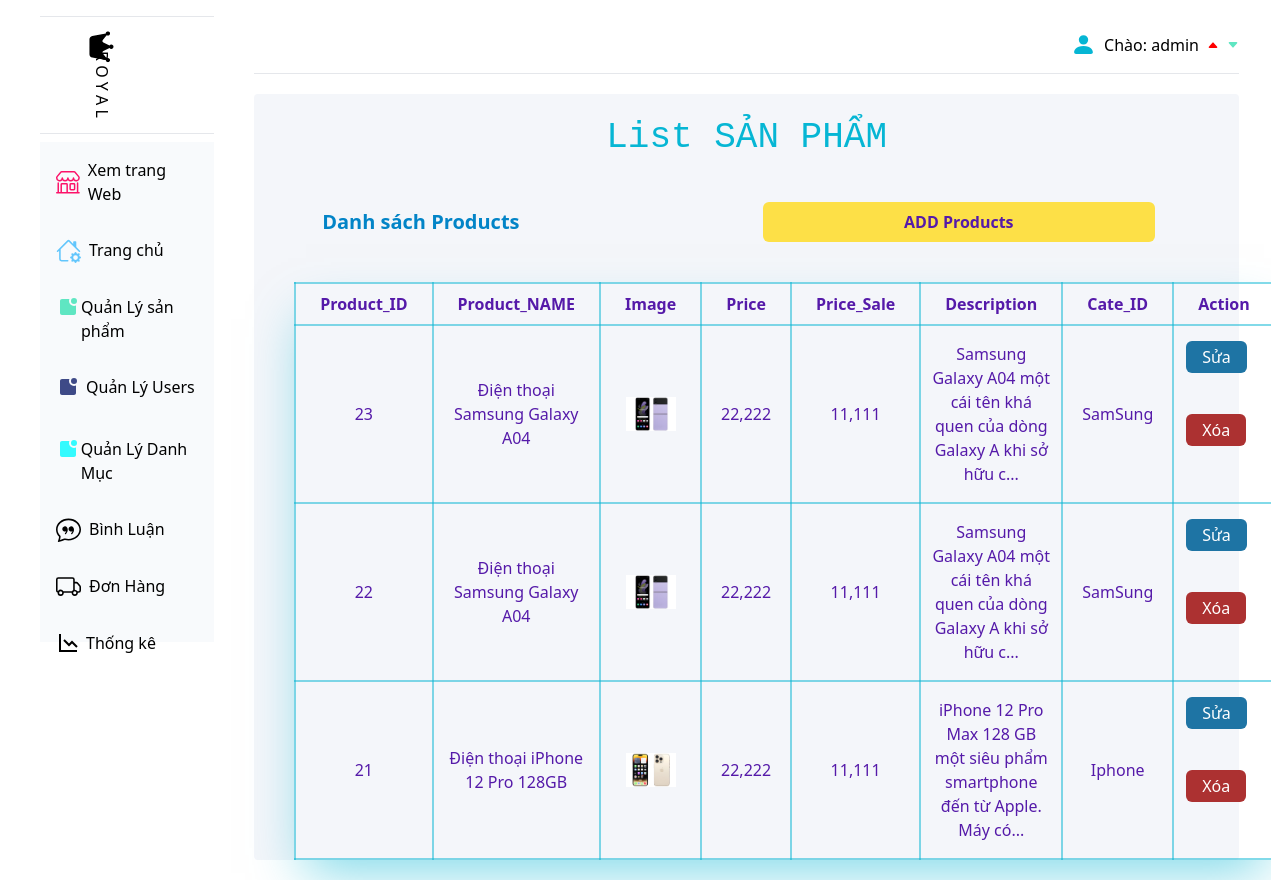
/admin/index.php?act=listsp (signed in), run on an earlier commit of the app's database.
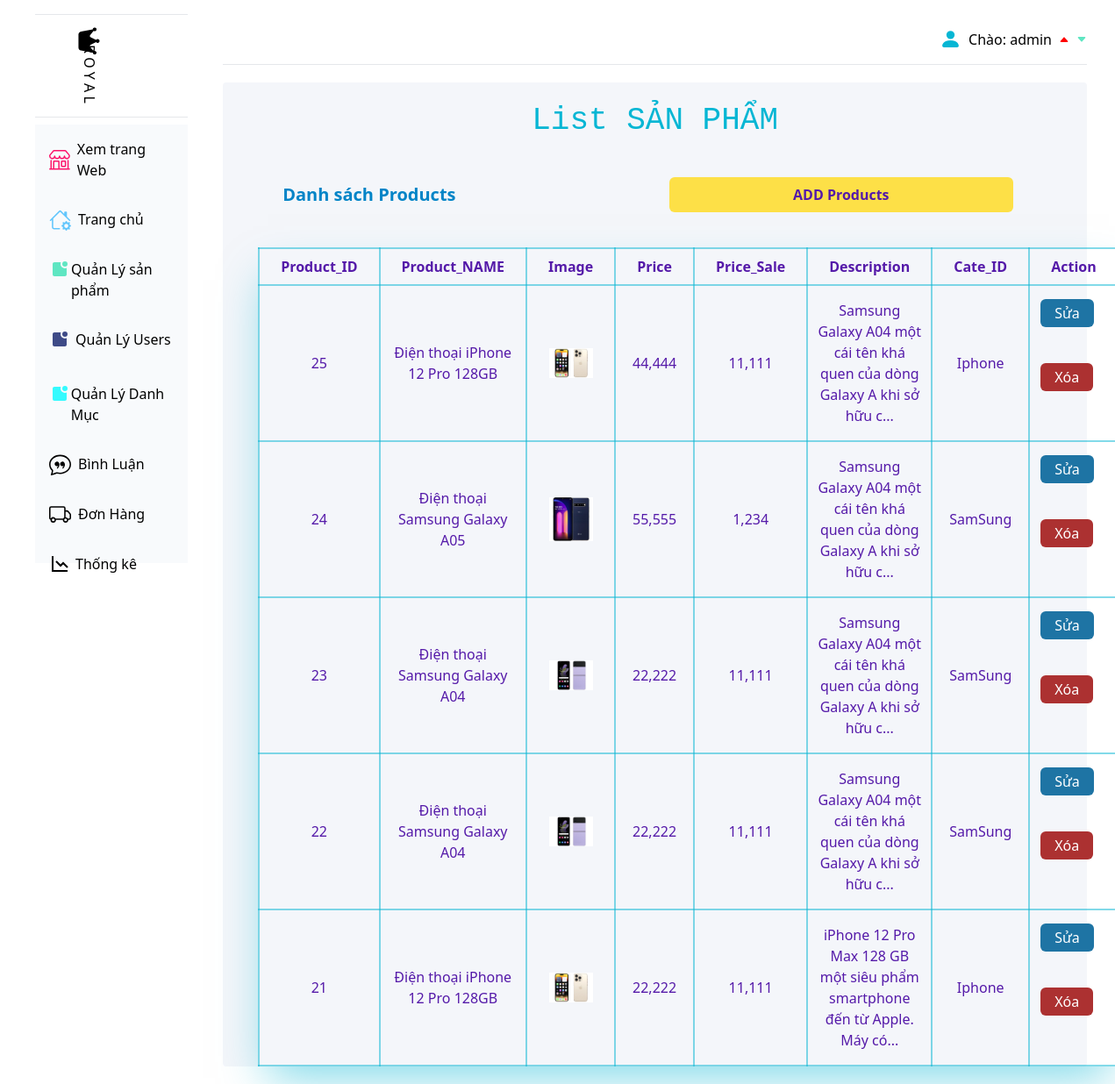
And on a later commit of the database.
### tables this page shows
CREATE TABLE `product` (
  `id` int(11) NOT NULL,
  `id_categories` int(11) DEFAULT NULL,
  `product_name` varchar(255) DEFAULT NULL,
  `product_price` varchar(255) DEFAULT NULL,
  `product_price_sale` varchar(255) DEFAULT NULL,
  `description` text DEFAULT NULL,
  `origin` varchar(255) DEFAULT NULL,
  `image` varchar(255) DEFAULT NULL,
  `image2` varchar(255) DEFAULT NULL,
  `image3` varchar(255) DEFAULT NULL,
  `view` int(11) DEFAULT NULL
);

CREATE TABLE `categories` (
  `id` int(11) NOT NULL,
  `categories_name` varchar(255) DEFAULT NULL,
  `image` varchar(255) DEFAULT NULL
);

### guest/pdo.php (called while the page is built, shortened)
<?php
function pdo_get_connection()
{
    $dburl = "mysql:host=localhost;dbname=duan1;charset=utf8";
    $username = 'root';
    $password = '';
    $conn = new PDO($dburl, $username, $password);
    $conn->setAttribute(PDO::ATTR_ERRMODE, PDO::ERRMODE_EXCEPTION);
    return $conn;
}
function pdo_query($sql)
{
    $sql_args = array_slice(func_get_args(), 1);
    try {
        $conn = pdo_get_connection();
        $stmt = $conn->prepare($sql);
        $stmt->execute($sql_args);
        $rows = $stmt->fetchAll();
        return $rows;
    } catch (PDOException $e) {
        throw $e;
    } finally {
        unset($conn);
    }
}
function pdo_query_one($sql)
{
    $sql_args = array_slice(func_get_args(), 1);
    try {
        $conn = pdo_get_connection();
        $stmt = $conn->prepare($sql);
        $stmt->execute($sql_args);
        $row = $stmt->fetch(PDO::FETCH_ASSOC);
        return $row;
    } catch (PDOException $e) {
        throw $e;
    } finally {
        unset($conn);
    }
}

### guest/product.php (called while the page is built, shortened)
<?php
require_once "pdo.php";
function lay_tat_ca_san_pham_admin()
{
    $sql = "SELECT * FROM product ORDER BY id DESC";
    $ds_san_pham = pdo_query($sql);
    return $ds_san_pham;
}

### guest/category.php (called while the page is built, shortened)
<?php
require_once "pdo.php";
function lay_danh_muc_theo_ma($id)
{
    $sql = "SELECT * FROM categories WHERE id = $id";
    $danh_muc = pdo_query_one($sql);
    return $danh_muc;
}

### admin/san_pham/listsp.php (the view)
<div class="home mt-5 mr-8 bg-[#F4F6FA] h-auto rounded px-10">
    <h1 class="text-center text-cyan-500 py-6  text-4xl " style="font-family: 'Courier New', Courier, monospace">List SẢN PHẨM</h1>
    <div class="justify-between grid grid-cols-2 items-center px-7 mx-auto">
        <h1 class="text-[20px] font-semibold text-sky-600 my-5">Danh sách Products</h1>
        <a href="index.php?act=them_san_pham" class=" bg-yellow-300 text-center  py-2 px-2 rounded-md hover:bg-[#BAAACE] hover:text-white mx-4 font-semibold text-[#551AA9] my-5">ADD
            Products</a>
    </div>
    <table class="table shadow-2xl shadow-cyan-500/50 mx-auto border-2 border-cyan-500/50mx-auto my-5">
        <tr class="border-2 border-cyan-500/50  text-[#551AA9] ">
            <th class="border-2 border-cyan-500/50  px-6 py-2">Product_ID</th>
            <th class="border-2 border-cyan-500/50 px-6 py-2">Product_NAME</th>
            <th class="border-2 border-cyan-500/50 px-6 py-2">Image</th>
            <th class="border-2 border-cyan-500/50 px-6 py-2">Price</th>
            <th class="border-2 border-cyan-500/50 px-6 py-2">Price_Sale</th>
            <th class="border-2 border-cyan-500/50 px-6 py-2">Description</th>
            <th class="border-2 border-cyan-500/50 px-6 py-2">Cate_ID</th>
            <th class="border-2 border-cyan-500/50 px-6 py-2">
                Action
            </th>
        </tr>
        <?php
        foreach ($ds_san_pham as $dssp) {
            extract($dssp);
            $suasp = "index.php?act=sua_san_pham&id=" . $id;
            $xoasp = "index.php?act=xoa_san_pham&id=" . $id;
            $image2 = "../upload/" . $image2;
            $cate = lay_danh_muc_theo_ma($id_categories);
        ?>
            <tr class="text-[#551AA9] ">
                <td class="border-2 border-cyan-500/50 py-4 px-2 text-center">
                    <?= $id ?>
                </td>
                <td class="border-2 hover:underline border-cyan-500/50 py-4 px-2 text-center"><a href="chitietsp.php">
                        <?= $product_name ?>
                    </a></td>
                <td class="border-2 border-cyan-500/50 py-2 px-2 text-center ">
                    <img src="<?= $image2 ?>" alt="" width="50px" class="text-center inline-block">
                </td>
                <td class="border-2 border-cyan-500/50 py-4 px-2 text-center">
                    <?= number_format($product_price) ?>
                </td>
                <td class="border-2 border-cyan-500/50 py-4 px-2 text-center">
                    <?= number_format($product_price_sale) ?>
                </td>
               <td class="border-2 border-cyan-500/50 py-4 px-2 text-center">
    <?php
        if (isset($description)) {
            if (mb_strlen($description) > 70) {
                $shortDescription = mb_substr($description, 0, 70) . '...';
                echo htmlspecialchars($shortDescription, ENT_QUOTES);
            } else {
                echo htmlspecialchars($description, ENT_QUOTES);
            }
        }
    ?>
</td>
                <td class="border-2 border-cyan-500/50 py-4 px-2 text-center">
                    <?= $cate['categories_name'] ?>
                </td>
                <td class="border-2 border-cyan-500/50 relative py-4 px-2 text-center">
                    <a class="py-1 absolute top-[15px] left-1 px-4 bg-[#1E74A4] hover:bg-[#BAAACE] hover:text-white text-white rounded-md mx-2" href="<?= $suasp ?>">Sửa</a>
                    <a onclick="return confirm('Bạn có muốn xóa không')" class="text-white absolute left-1 hover:bg-[#BAAACE] hover:text-white bg-[#AC3131] py-1 px-4 rounded-md mx-2" href="<?= $xoasp ?>">Xóa</a>
                </td>
            </tr>
        <?php
        }
        ?>
    </table>
</div>
</div>
</body>
</html>

What changed in the data, as far as the page shows it:
added product: id "25", product_name "Điện thoại iPhone 12 Pro 128GB", product_price "44,444", product_price_sale "11,111", description "Samsung Galaxy A04 một cái tên khá quen của dòng Galaxy A khi sở hữu c...", id_categories.categories_name "Iphone"
added product: id_categories "24", product_name "Điện thoại Samsung Galaxy A05", shows a picture, product_price "55,555", product_price_sale "1,234", description "Samsung Galaxy A04 một cái tên khá quen của dòng Galaxy A khi sở hữu c...", id_categories.categories_name "SamSung"
